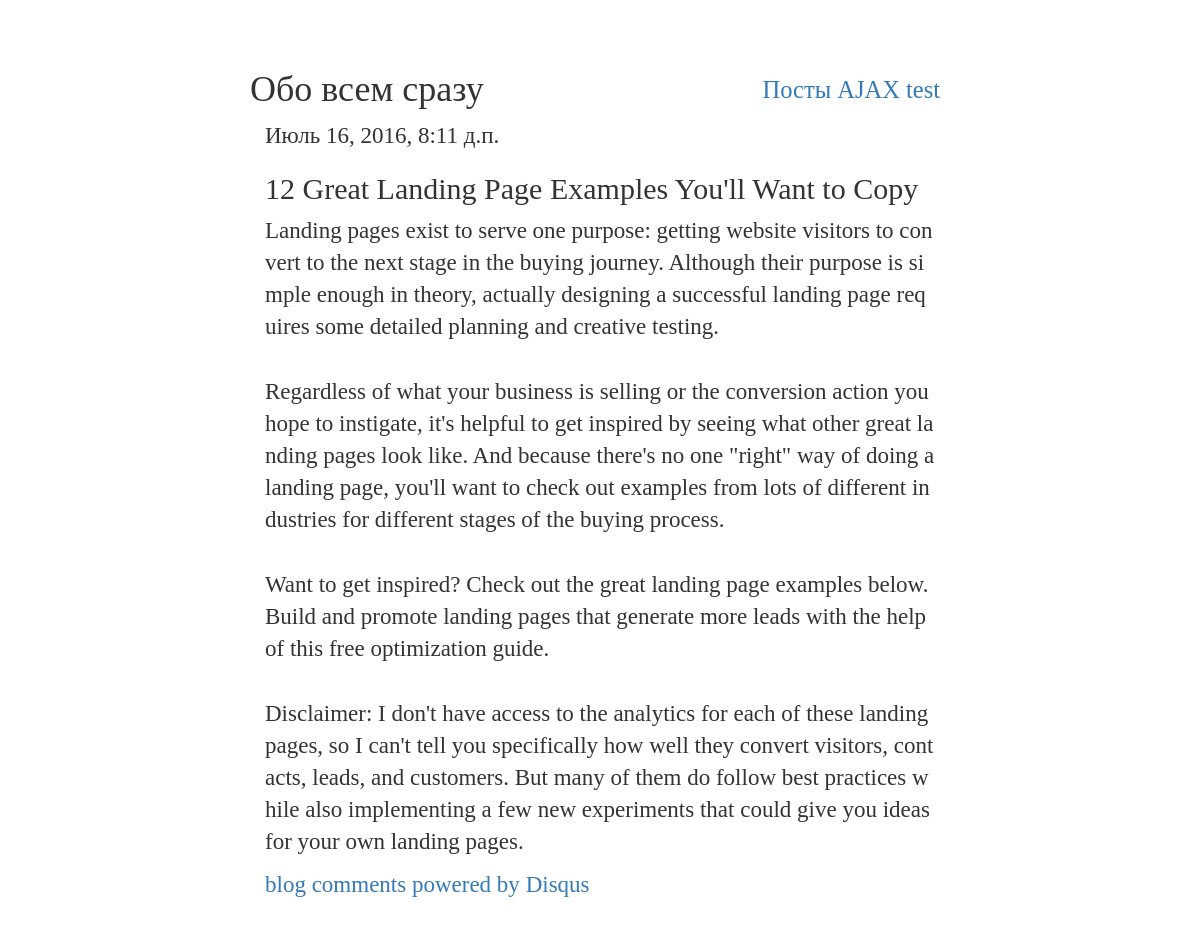
Page /blog/1/ on the committed database.
### blog/models.py (models this page shows, shortened)
class Post(models.Model):
	title = models.CharField(max_length=255)
	datetime = models.DateTimeField(u'Дата публикации')
	content = models.TextField(max_length=10000)

### blog/views.py (the view)
# urls.py: url(r'^(?P<pk>\d+)/$', PostDetailView.as_view()),  # вывод поста с определенным номером
class PostDetailView(DetailView):	# детализированное представление модели
	model = Post

### blog/templates/blog/post_detail.html (shortened to what this page needs)
{% extends 'blog/base.html' %}
{% block content %}
    <p>{{ post.datetime }}</p>
    <h2>{{ post.title }}</h2>
    <p>{{ post.content|linebreaksbr }}</p>
<a href="http://disqus.com" class="dsq-brlink">blog comments powered by <span class="logo-disqus">Disqus</span></a>
{% endblock %}

### blog/templates/blog/base.html (style rules this page uses)
body { line-height: 1.4;font-size: 2.3rem;font-family: "Droid Serif", serif;padding-top:50px;padding-bottom:40px; }

### rows in the picture
Post: datetime "Июль 16, 2016, 8:11 д.п.", title "12 Great Landing Page Examples You'll Want to Copy", content "Landing pages exist to serve one purpose: getting website visitors to convert to the next stage in the buying journey. Although their purpose is simple enough in theory, actually designing a successful landing page requires some detailed planning and creative testing. Regardless of what your business is selling or the conversion action you hope to instigate, it's helpful to get inspired by seeing what other great landing pages look like. And because there's no one \"right\" way of doing a landing page, you'll want to check out examples from lots of different industries for different stages of the buying process. Want to get inspired? Check out the great landing page examples below. Build and…"
